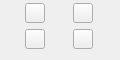
<?xml version="1.0" encoding="UTF-8"?>
<ui version="4.0">
<comment> Begin CVS Header </comment>
<comment>   $Source: /fs/turing/cvs/copasi_dev/copasi/UI/CUpDownSubwidget.ui,v $ </comment>
<comment>   $Revision: 1.6.40.1 $ </comment>
<comment>   $Name: Build-33 $ </comment>
<comment>   $Author: aekamal $ </comment>
<comment>   $Date: 2011/01/24 17:00:15 $ </comment>
<comment> End CVS Header </comment>

<comment> Copyright (C) 2010 by Pedro Mendes, Virginia Tech Intellectual </comment>
<comment> Properties, Inc., University of Heidelberg, and The University </comment>
<comment> of Manchester. </comment>
<comment> All rights reserved. </comment>

 <class>CUpDownSubwidget</class>
 <widget class="QWidget" name="CUpDownSubwidget">
  <property name="geometry">
   <rect>
    <x>0</x>
    <y>0</y>
    <width>120</width>
    <height>60</height>
   </rect>
  </property>
  <property name="sizePolicy">
   <sizepolicy hsizetype="Minimum" vsizetype="Minimum">
    <horstretch>0</horstretch>
    <verstretch>0</verstretch>
   </sizepolicy>
  </property>
  <property name="focusPolicy">
   <enum>Qt::WheelFocus</enum>
  </property>
  <property name="windowTitle">
   <string>Form2</string>
  </property>
  <layout class="QVBoxLayout">
   <property name="spacing">
    <number>0</number>
   </property>
   <property name="margin">
    <number>3</number>
   </property>
   <item>
    <layout class="QGridLayout">
     <property name="margin">
      <number>0</number>
     </property>
     <item row="0" column="0">
      <widget class="QToolButton" name="toolButtonDel">
       <property name="maximumSize">
        <size>
         <width>20</width>
         <height>20</height>
        </size>
       </property>
       <property name="text">
        <string/>
       </property>
       <property name="icon">
        <iconset>
         <normaloff>image0</normaloff>image0</iconset>
       </property>
      </widget>
     </item>
     <item row="0" column="1">
      <widget class="QToolButton" name="toolButtonUp">
       <property name="maximumSize">
        <size>
         <width>20</width>
         <height>20</height>
        </size>
       </property>
       <property name="text">
        <string/>
       </property>
       <property name="icon">
        <iconset>
         <normaloff>image1</normaloff>image1</iconset>
       </property>
      </widget>
     </item>
     <item row="1" column="0">
      <widget class="QToolButton" name="toolButtonCopy">
       <property name="maximumSize">
        <size>
         <width>20</width>
         <height>20</height>
        </size>
       </property>
       <property name="text">
        <string/>
       </property>
       <property name="icon">
        <iconset>
         <normaloff>image2</normaloff>image2</iconset>
       </property>
      </widget>
     </item>
     <item row="1" column="1">
      <widget class="QToolButton" name="toolButtonDown">
       <property name="maximumSize">
        <size>
         <width>20</width>
         <height>20</height>
        </size>
       </property>
       <property name="text">
        <string/>
       </property>
       <property name="icon">
        <iconset>
         <normaloff>image3</normaloff>image3</iconset>
       </property>
      </widget>
     </item>
    </layout>
   </item>
   <item>
    <spacer name="spacer">
     <property name="orientation">
      <enum>Qt::Vertical</enum>
     </property>
     <property name="sizeType">
      <enum>QSizePolicy::Expanding</enum>
     </property>
     <property name="sizeHint" stdset="0">
      <size>
       <width>20</width>
       <height>6</height>
      </size>
     </property>
    </spacer>
   </item>
  </layout>
 </widget>
 <layoutdefault spacing="6" margin="11"/>
 <resources/>
 <connections>
  <connection>
   <sender>toolButtonDown</sender>
   <signal>clicked()</signal>
   <receiver>CUpDownSubwidget</receiver>
   <slot>slotDown()</slot>
   <hints>
    <hint type="sourcelabel">
     <x>20</x>
     <y>20</y>
    </hint>
    <hint type="destinationlabel">
     <x>20</x>
     <y>20</y>
    </hint>
   </hints>
  </connection>
  <connection>
   <sender>toolButtonUp</sender>
   <signal>clicked()</signal>
   <receiver>CUpDownSubwidget</receiver>
   <slot>slotUp()</slot>
   <hints>
    <hint type="sourcelabel">
     <x>20</x>
     <y>20</y>
    </hint>
    <hint type="destinationlabel">
     <x>20</x>
     <y>20</y>
    </hint>
   </hints>
  </connection>
  <connection>
   <sender>toolButtonDel</sender>
   <signal>clicked()</signal>
   <receiver>CUpDownSubwidget</receiver>
   <slot>slotDel()</slot>
   <hints>
    <hint type="sourcelabel">
     <x>20</x>
     <y>20</y>
    </hint>
    <hint type="destinationlabel">
     <x>20</x>
     <y>20</y>
    </hint>
   </hints>
  </connection>
  <connection>
   <sender>toolButtonCopy</sender>
   <signal>clicked()</signal>
   <receiver>CUpDownSubwidget</receiver>
   <slot>slotCopy()</slot>
   <hints>
    <hint type="sourcelabel">
     <x>20</x>
     <y>20</y>
    </hint>
    <hint type="destinationlabel">
     <x>20</x>
     <y>20</y>
    </hint>
   </hints>
  </connection>
 </connections>
</ui>
